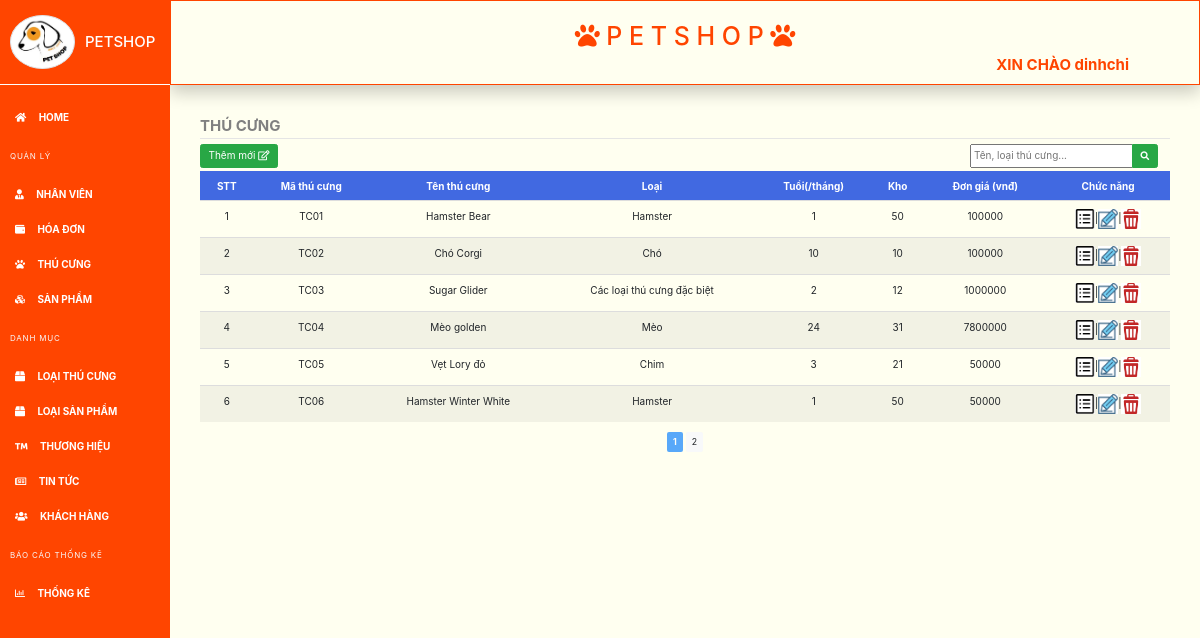
The page /index-thucung.php (signed in) on the database its author committed.
### tables this page shows
CREATE TABLE `thu_cung` (
  `ma_tc` varchar(10) NOT NULL,
  `ten_tc` varchar(50) NOT NULL,
  `tuoi` int(11) NOT NULL,
  `so_luong_ton` int(11) NOT NULL,
  `mo_ta` text NOT NULL,
  `anh_minh_hoa` varchar(255) NOT NULL,
  `don_gia` int(11) NOT NULL,
  `ma_loai_tc` varchar(10) NOT NULL
);

CREATE TABLE `loai_thu_cung` (
  `ma_loai_tc` varchar(10) NOT NULL,
  `ten_loai_tc` varchar(50) NOT NULL,
  `ghi_chu` text NOT NULL
);

### index-thucung.php (the view, shortened to what this page needs)
<?php
    include 'include/header-ad.php';
    include 'connection/connect.php';
    $dl = "";
    $gt = "";
    $rowPerPage=6;
    $offset=($_GET['page']-1)*$rowPerPage;
    $strSQL = 'SELECT * FROM thu_cung JOIN loai_thu_cung on thu_cung.ma_loai_tc = loai_thu_cung.ma_loai_tc LIMIT '.$offset.','.$rowPerPage;
    $stt=1;
    $result = mysqli_query($dbc,$strSQL);
    while ($row = mysqli_fetch_array($result))
    {
                $dl .= "<tr>";
                $dl .= "<td>$stt</td>";
                $dl .= "<td>$row[0]</td>";
                $dl .= "<td>$row[1]</td>";
                $dl .= "<td>$row[9]</td>";
                $dl .= "<td>$row[2]</td>";
                $dl .= "<td>$row[3]</td>";
                $dl .= "<td>$row[6]</td>";
                $dl .= "<td><a class='edit-btn' href='details-thucung.php?ma_tc=".$row[0]."'><abbr title='xem thú cưng'><img src='images/details.png' width='20px' height='20px' /></abbr></a>|<a class='edit-btn' href='edit-thucung.php?ma_tc=".$row[0]."'><abbr title='sửa thú cưng'><img src='images/edit.png' width='20px' height='20px' /></abbr></a>|<a class='edit-btn' href='delete-thucung.php?ma_tc=".$row[0]."'><abbr title='Xóa thú cưng'><img src='images/delete.png' width='20px' height='20px' /></abbr></a></td>";
                $dl .= "</tr>";
            $stt+=1;
        }
    $re = mysqli_query($dbc,$strSQL);
    $numRow = mysqli_num_rows($re);
    $maxPage = floor($numRow/$rowPerPage)+1;
?>
<form method="post">
<fieldset>
    <legend>THÚ CƯNG</legend>
    <div class="input-group mb-1" style="float: right; width: 200px;">
        <input type="text" class="form-inline" name="gt" placeholder="Tên, loại thú cưng..." width="500px" value="<?php echo $gt; ?>">
        <div class="input-group-append">
            <button type="submit" class="btn btn-success" name="timKiem"><i class="fas fa-search fa-sm"></i></button>
        </div>
    </div>
    <a class='btn btn-success mb-1' href='create-thucung.php'>Thêm mới <i class='far fa-edit'></i></a>
    <table class='table table-striped' width='100%'>
            <thead>
                <td><b>STT</b></td>
                <td><b>Mã thú cưng</b></td>
                <td><b>Tên thú cưng</b></td>
                <td><b>Loại</b></td>
                <td><b>Tuổi(/tháng)</b></td>
                <td><b>Kho</b></td>
                <td><b>Đơn giá (vnđ)</b></td>
                <td><b>Chức năng</b></td>
            </thead>
        <tr>
            <?php echo $dl;?>
        </tr>
    </table>
    <?php
        echo '<center>';
        for ($i=1 ; $i<=$maxPage ; $i++)
        {   if ($i == $_GET['page'])
            {
                echo '<a class="btn btn-sm page-number disabled bg-primary"><b style="color:white">'.$i.'</b></a> ';
            }
            else
            echo "<a class='btn btn-sm btn-light' href=".$_SERVER['PHP_SELF']. "?page=".$i.">".$i."</a> ";
        }
        echo '</center> </fieldset>';
    ?>
</form>

### include/style-ad.css (style rules this page uses)
a { color: white; font-weight: bold; }
body { min-height: 100vh; overflow-x: hidden; background-color: #FFFFF0 ; }
legend { color: #808080; font-weight: bold; }
thead { background-color: RoyalBlue; color: white; }
td { text-align: center; }

### rows shown on the page
thu_cung: ma_tc "TC01", ten_tc "Hamster Bear", ma_loai_tc.ten_loai_tc "Hamster", tuoi "1", so_luong_ton "50", don_gia "100000"
thu_cung: ma_tc "TC02", ten_tc "Chó Corgi", ma_loai_tc.ten_loai_tc "Chó", tuoi "10", so_luong_ton "10", don_gia "100000"
thu_cung: ma_tc "TC03", ten_tc "Sugar Glider", ma_loai_tc.ten_loai_tc "Các loại thú cưng đặc biệt", tuoi "2", so_luong_ton "12", don_gia "1000000"
thu_cung: ma_tc "TC04", ten_tc "Mèo golden", ma_loai_tc.ten_loai_tc "Mèo", tuoi "24", so_luong_ton "31", don_gia "7800000"
thu_cung: ma_tc "TC05", ten_tc "Vẹt Lory đỏ", ma_loai_tc.ten_loai_tc "Chim", tuoi "3", so_luong_ton "21", don_gia "50000"
thu_cung: ma_tc "TC06", ten_tc "Hamster Winter White", ma_loai_tc.ten_loai_tc "Hamster", tuoi "1", so_luong_ton "50", don_gia "50000"

### other values the page prints
$_SESSION['username'] "dinhchi"
